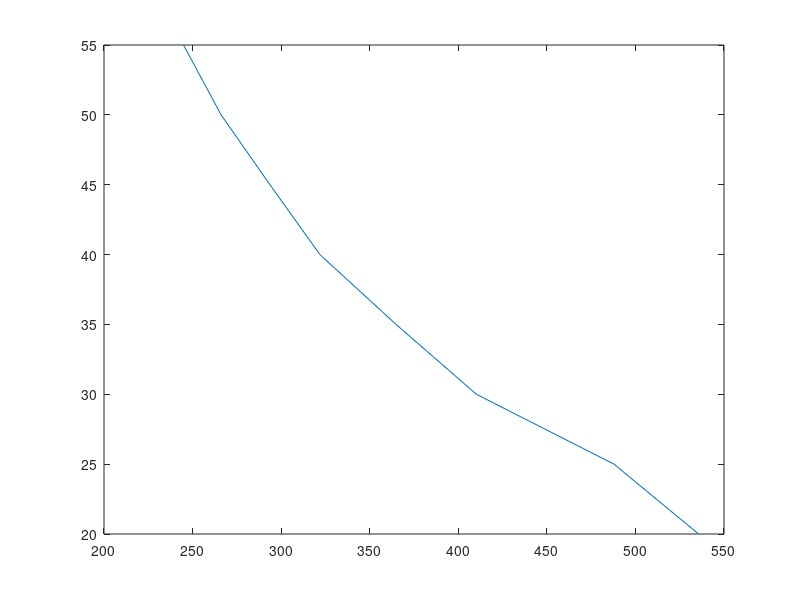

Write the MATLAB code that produced this figure.
%Distance = [60,55,50,45,40,35,30,25,20];
%Outputs = [255,260,285,307,335,385,425,520,565];
%plot(Outputs, Distances);
Distance = [55,50,45,40,35,30,25,20];

Outputs55 = [250,252,246,240,243,241,241,242,249];
Outputs50 = [261,263,264,266,267,273,276,262,263];
Outputs45 = [291,291,295,314,291,289,289,291,292];
Outputs40 = [334,318,321,320,319,325,327,315,318];
Outputs35 = [369,360,359,365,370,380,361,359,361];
Outputs30 = [408,406,414,409,405,407,412,422,409];
Outputs25 = [484,496,481,486,484,494,491,487,488];
Outputs20 = [512,524,523,538,554,539,544,547,540];
OutputsFinal = [mean(Outputs55), mean(Outputs50), mean(Outputs45),mean(Outputs40),mean(Outputs35),mean(Outputs30), mean(Outputs25), mean(Outputs20)]
plot(OutputsFinal, Distance);




